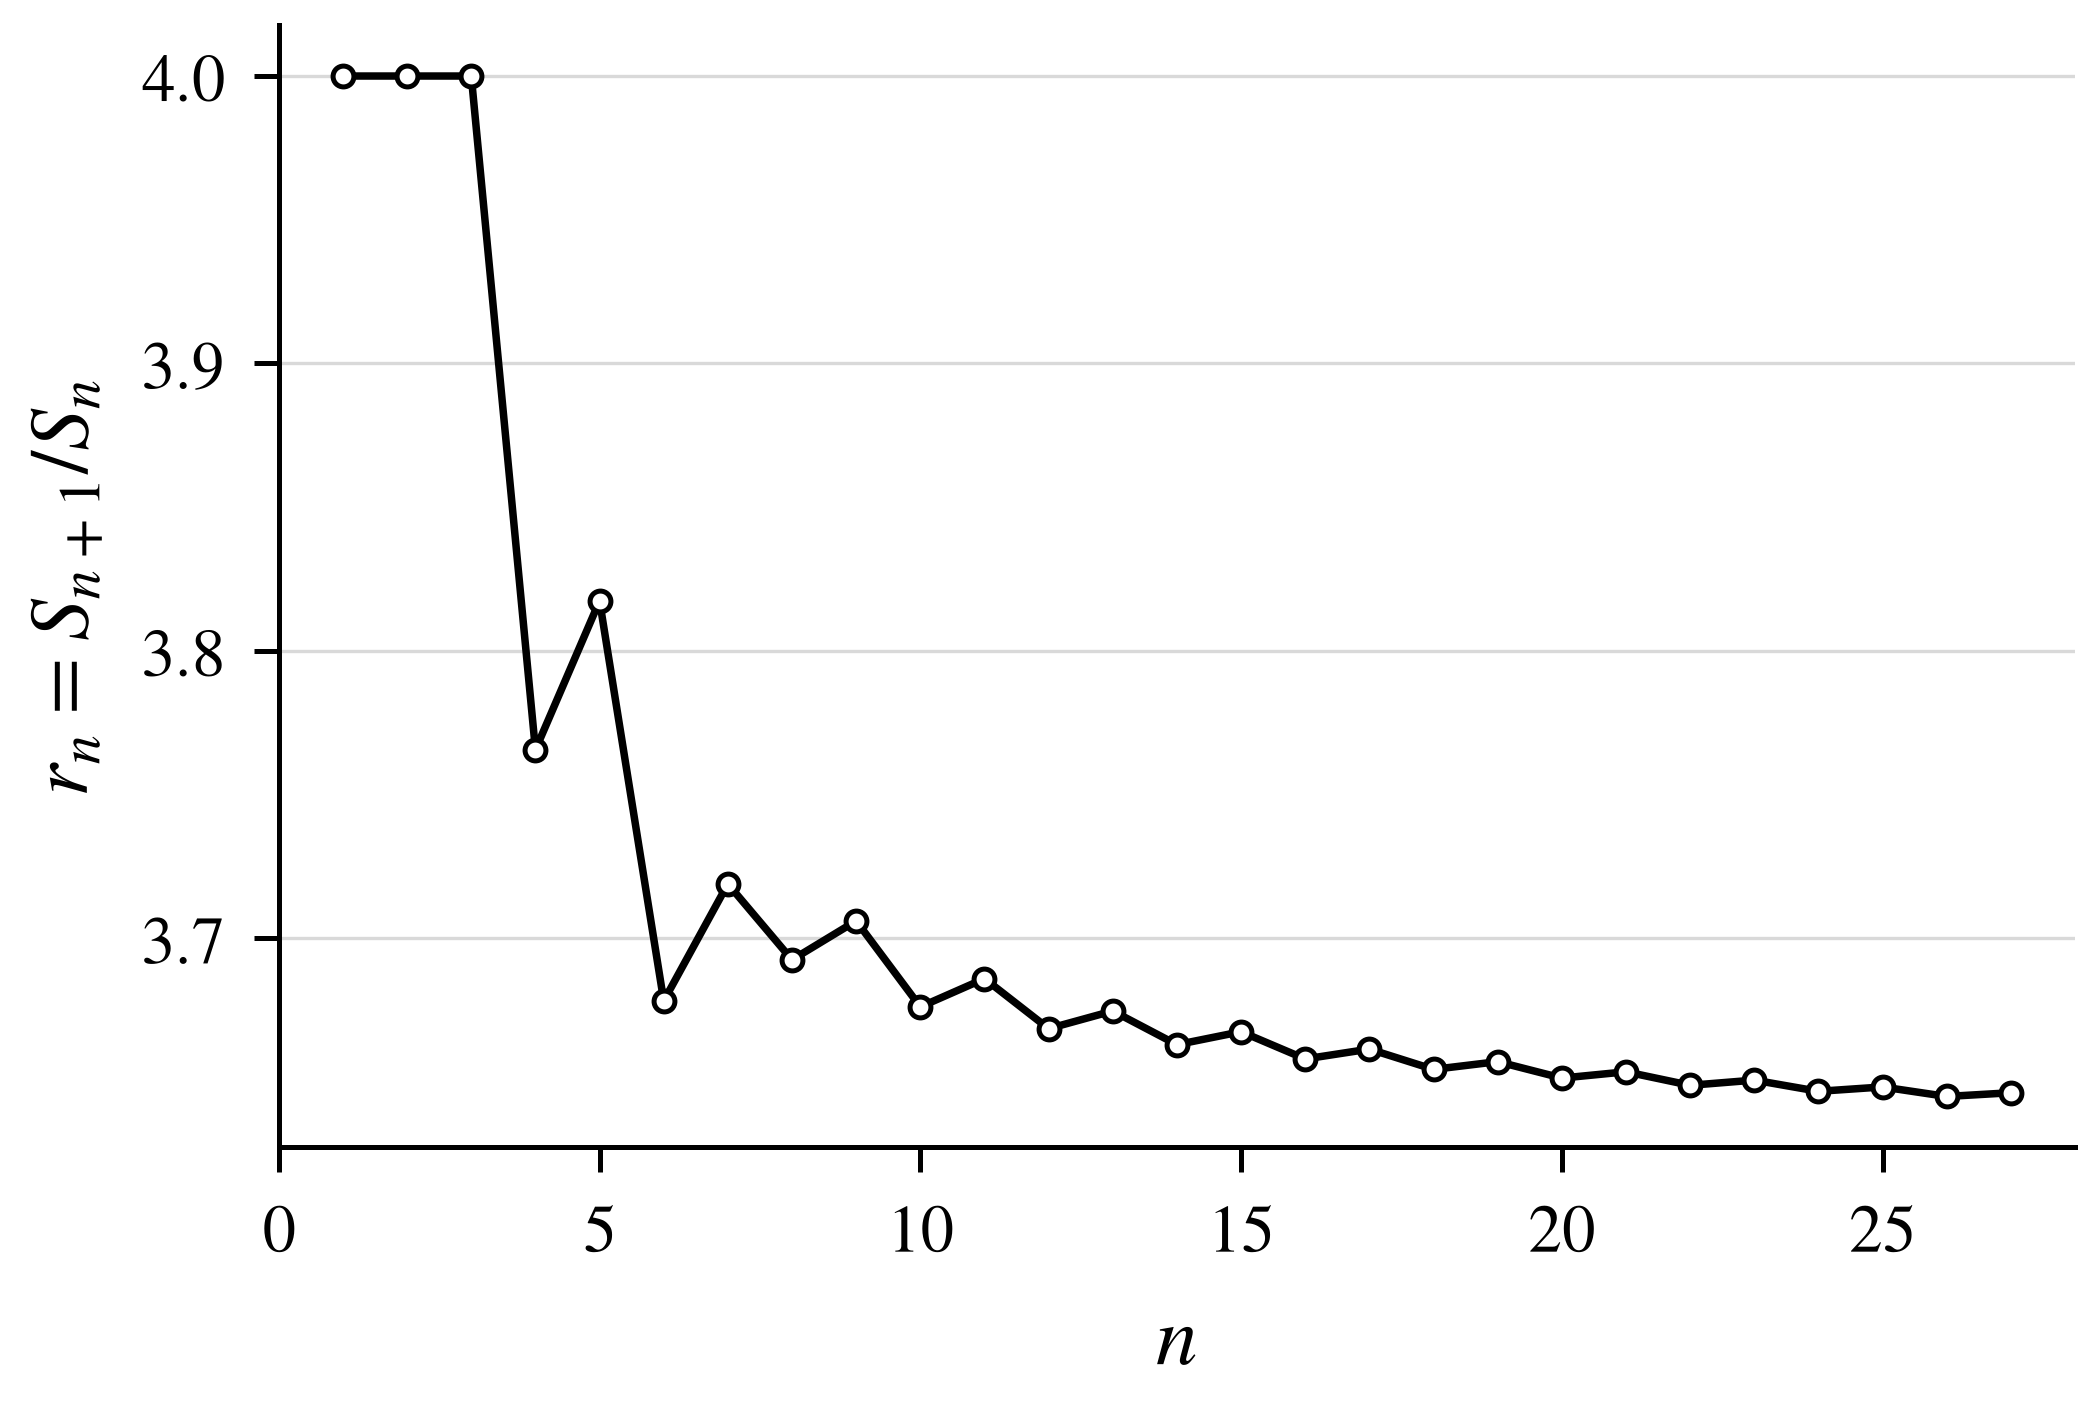

This chart was generated by the following Python code:
"""Generate the paper's consecutive-ratio plot from the stored exact counts."""

import sys
from pathlib import Path

import matplotlib
import numpy as np

matplotlib.use("Agg")
from matplotlib import pyplot as plt
from matplotlib.ticker import MultipleLocator

sys.path.insert(0, str(Path(__file__).resolve().parents[1]))
from rubiks_snake import RubiksSnakeCounter


def main() -> None:
    counts = np.asarray(RubiksSnakeCounter.S[1:], dtype=np.float64)
    n = np.arange(1, len(counts))
    ratios = counts[1:] / counts[:-1]
    output = Path(__file__).resolve().with_suffix(".png")

    with plt.rc_context(
        {
            "font.family": "serif",
            "font.serif": ["STIXGeneral"],
            "mathtext.fontset": "stix",
            "font.size": 9,
            "axes.labelsize": 10,
            "axes.linewidth": 0.6,
            "xtick.labelsize": 8,
            "ytick.labelsize": 8,
        }
    ):
        fig, ax = plt.subplots(figsize=(3.5, 2.35), layout="constrained")
        ax.plot(
            n,
            ratios,
            color="black",
            linewidth=0.9,
            marker="o",
            markersize=2.5,
            markerfacecolor="white",
            markeredgewidth=0.6,
        )
        ax.set_xlabel(r"$n$")
        ax.set_ylabel(r"$r_n = S_{n+1}/S_n$")
        ax.set_xlim(0, n[-1] + 1)
        ax.xaxis.set_major_locator(MultipleLocator(5))
        ax.yaxis.set_major_locator(MultipleLocator(0.1))
        ax.tick_params(direction="out", length=3, width=0.6)
        ax.spines[["top", "right"]].set_visible(False)
        ax.grid(axis="y", color="0.85", linewidth=0.4)
        ax.set_axisbelow(True)
        fig.savefig(output, dpi=600, facecolor="white")
        plt.close(fig)

    print(f"Saved {output}")


if __name__ == "__main__":
    main()
